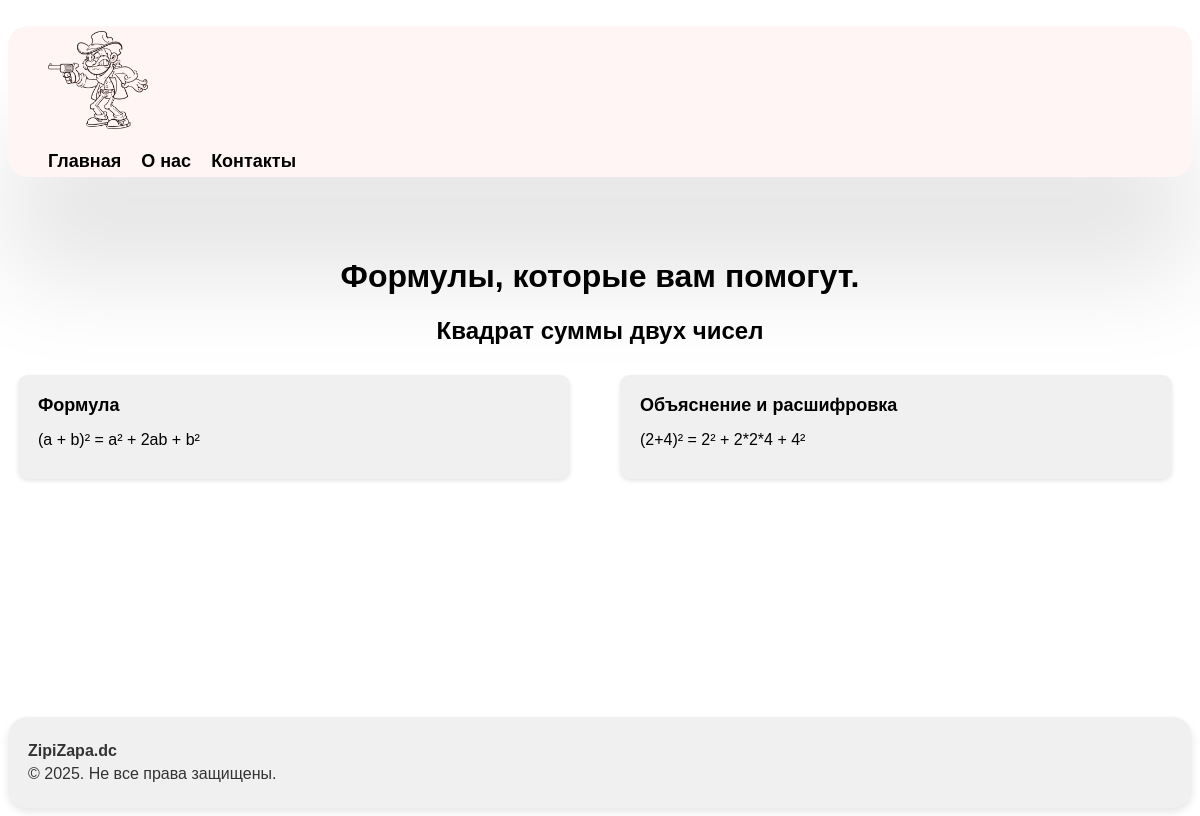
/algeb1, run on the app's committed database.
### tables this page shows
CREATE TABLE alg(form text, example text, tema text);

### app.py (the view)
@app.route('/algeb<index>')
def algebThema(index):
    algebra=getTable('alg')
    tema=algebra[int(index)]
    return render_template('formalgebra.html', tema = tema[2], form = tema[0], example = tema[1])

### db.py (called while the page is built)
    def create_tables(self):
        self.query('CREATE TABLE IF NOT EXISTS alg(form TEXT, example TEXT, tema TEXT)')
        self.query('CREATE TABLE IF NOT EXISTS geom(form TEXT, example TEXT, tema TEXT)')
        self.query('CREATE TABLE IF NOT EXISTS fiz(form TEXT, example TEXT, tema TEXT)')
        self.query('CREATE TABLE IF NOT EXISTS inf(form TEXT, example TEXT, tema TEXT)')

    def query(self,arg,values=None):
        if values==None:
            self.cur.execute(arg)
        else:
            self.cur.execute(arg,values)
        self.conn.commit()

    def fetchall(self,arg,values=None):
        if values==None:
            self.cur.execute(arg)
        else:
            self.cur.execute(arg,values)
        return self.cur.fetchall()

    def __del__(self):
        self.conn.close()

### form.py (called while the page is built)
def getTable(nameTable):
    base=DatabaseManager('base.db')
    base.create_tables()
    res=base.fetchall(f'SELECT * FROM {nameTable}')
    return res

### templates/formalgebra.html
{% extends 'index.html' %} {% block title %}Главная{% endblock %} {% block
body%}
<div class="maincontent">
  <h1 class="magicformul">Формулы, которые вам помогут.</h1>
  <h2 class="tema">{{tema}}</h2>
  <div class="formuls">
    <div class="form">
      <h2>Формула</h2>
      <p><strong></strong>{{form}}</p>
    </div>
    <div class="form">
      <h2>Объяснение и расшифровка</h2>
      <p><strong></strong>{{example}}</p>
    </div>
  </div>
</div>
{% endblock%}

### static/style.css (style rules this page uses)
* { scroll-behavior: smooth; }
.maincontent { flex: 1; }
.formuls { display: flex; gap: 30px; }
.tema { text-align: center; font-family: Arial, Helvetica, sans-serif; }
.magicformul { font-family: Arial, Helvetica, sans-serif; text-align: center; }
.form { background-color: #f0f0f0; border-radius: 10px; box-shadow: 0 2px 4px rgba(0, 0, 0, 0.1); padding: 20px; margin: 10px; width: calc(50% - 40px); box-sizing: border-box; min-width: 260px; }
.form h2 { font-size: 18px; margin-top: 0; font-family: Arial, Helvetica, sans-serif; }
.form p { margin: 10px 0; font-family: Arial, Helvetica, sans-serif; }

### data on the page
alg: tema "Квадрат суммы двух чисел", form "(a + b)² = a² + 2ab + b²", example "(2+4)² = 2² + 2*2*4 + 4²"
